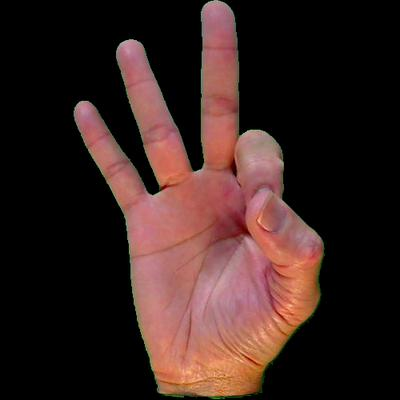
#> input picture Dataset/test/9/01.jpeg, 400 x 400 px, found by its file name
$ jupyter execute --allow-errors HandGesture.ipynb
#> lines starting #> are read from the running program, lines starting #| are printed output that depends on the picture; after the words box and inside, x2 and y2 are one past the last pixel; in counts of white or black regions, pixels touching at a corner belong together
[cell 1]
import cv2
import numpy as np
import matplotlib.pyplot as plt
import glob
from skimage import feature
import pickle
from sklearn.preprocessing import LabelEncoder
from sklearn.metrics import classification_report, accuracy_score
from sklearn.model_selection import train_test_split
from sklearn.neighbors import KNeighborsClassifier

[cell 2]
def _subImage(image1, string1, image2, string2):
    fix, axs = plt.subplots(1, 2, figsize=(12, 6))
    axs[0].imshow(image1, cmap='gray')
    axs[0].axis('off')
    axs[0].set_title(string1)
    axs[1].imshow(image2, cmap='gray')
    axs[1].axis('off')
    axs[1].set_title(string2)
    plt.show()

[cell 3]
img_path = r'./Dataset/train/9/01.jpeg'
test_image = cv2.imread(img_path, cv2.IMREAD_GRAYSCALE)
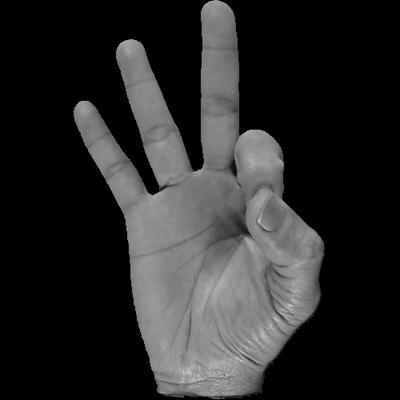
#> test_image: shape (400, 400); min 0, max 209, mean 41.2
test_image = cv2.GaussianBlur(test_image, (5,5), 0)
test_image1 = cv2.Canny(test_image, 50, 150)
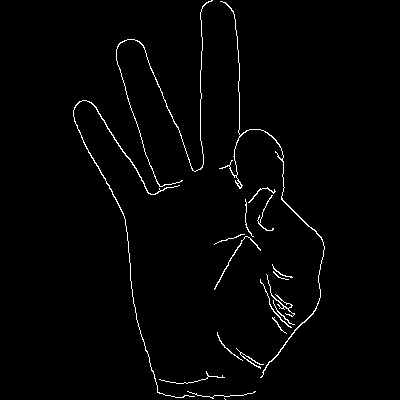
#> test_image1: shape (400, 400); 1.7% white in thin lines or dots, all inside (x1, y1, x2, y2) = (73, 0, 325, 400)
test_image2 = cv2.Canny(test_image, 70, 210)
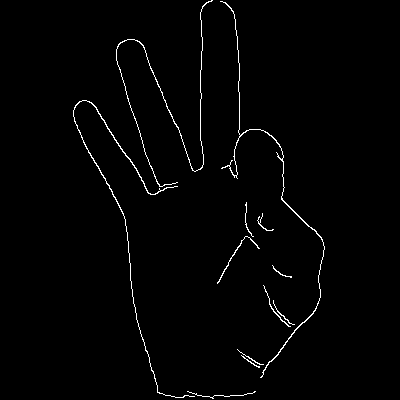
#> test_image2: shape (400, 400); 1.4% white in thin lines or dots, all inside (x1, y1, x2, y2) = (73, 0, 325, 399)
_subImage(test_image1, "Threshold 1", test_image2, "Threshold 2")
#> in _subImage, `plt.show()`:
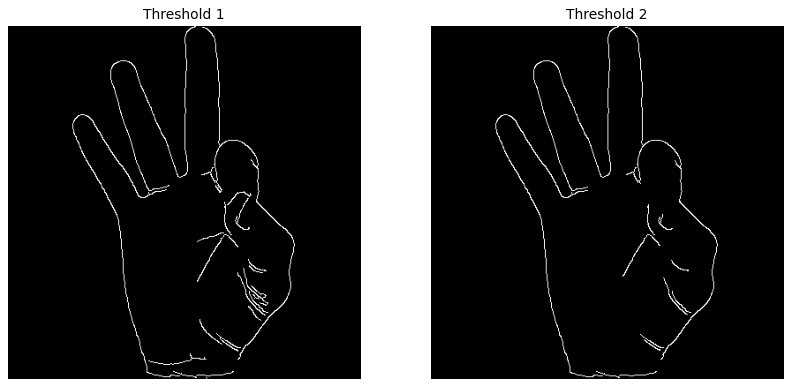
#> figure drawn by matplotlib, 2 panels

Rõ ràng là sau khi dịch chuyển độ lớn của ngưỡng Low-High Threshold thì đường biên của tay đã được cải thiện hơn, loại bỏ được nhiều nhiều nhiễu hơn giảm thiểu được các đường biên ngắn. Tuy nhiên cũng sẽ mất điên một số đường biên quan trọng của tay

[cell 4]
test_image.shape
#> Out = (400, 400)

[cell 5]
H, hog_image = feature.hog(test_image1, orientations=9, pixels_per_cell=(10, 10),
            cells_per_block=(2, 2), transform_sqrt=True, block_norm="L2", visualize=True)
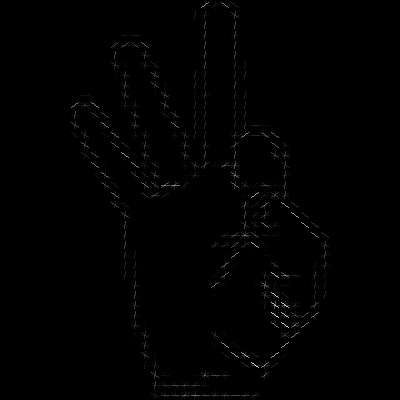
#> hog_image: shape (400, 400) float64; min 0, max 11.43, mean 0.0574; drawn with min black and max white
# hog_image = hog_image.astype("uint32")
print(H)
#> (printed output is left out)
print(H.shape)
#| (54756,)
_subImage(test_image1, "Edge Detection", hog_image, "Histogram of Orient Gradient")
plt.imshow(hog_image, cmap='gray')
plt.axis('off')
plt.show()

$ run again, with Dataset/test/9/03.jpeg copied over Dataset/test/9/01.jpeg
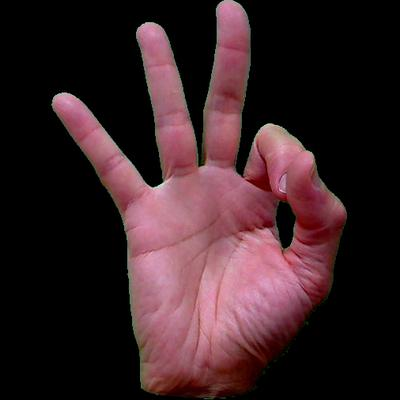
#> input picture Dataset/test/9/03.jpeg, 400 x 400 px, found by its file name
#> `test_image1 = cv2.Canny(test_image, 50, 150)`:
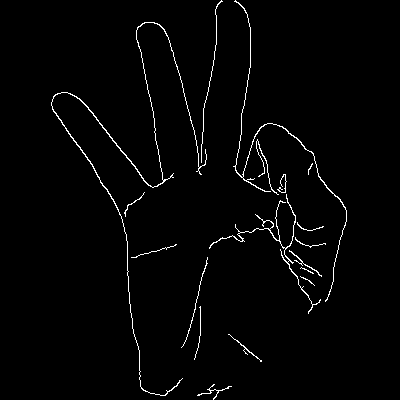
#> test_image1: shape (400, 400); 1.8% white in thin lines or dots, all inside (x1, y1, x2, y2) = (51, 0, 347, 400)
#> test_image2: shape (400, 400); 1.4% white in thin lines or dots, all inside (x1, y1, x2, y2) = (51, 0, 347, 396)
#> `H, hog_image = feature.hog(test_image1, orientations=9, pixels_per_cel..`:
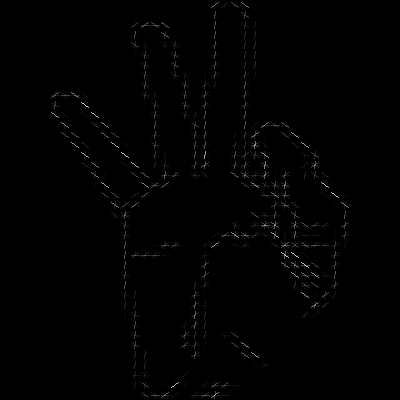
#> hog_image: shape (400, 400) float64; min 0, max 9.81, mean 0.0619; drawn with min black and max white
#> (printed output is left out)
#| (54756,)

$ run again, with Dataset/test/9/04.jpeg copied over Dataset/test/9/01.jpeg
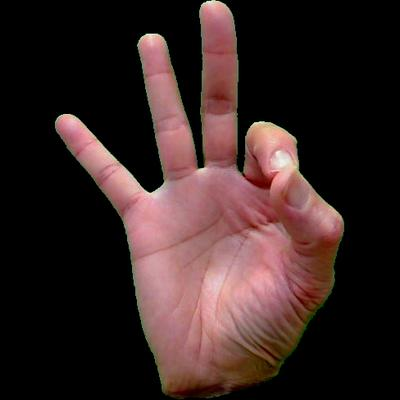
#> input picture Dataset/test/9/04.jpeg, 400 x 400 px, found by its file name
#> `test_image1 = cv2.Canny(test_image, 50, 150)`:
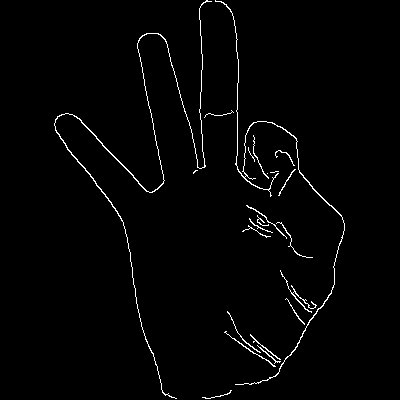
#> test_image1: shape (400, 400); 1.7% white in thin lines or dots, all inside (x1, y1, x2, y2) = (54, 0, 345, 399)
#> test_image2: shape (400, 400); 1.3% white in thin lines or dots, all inside (x1, y1, x2, y2) = (54, 0, 345, 398)
#> `H, hog_image = feature.hog(test_image1, orientations=9, pixels_per_cel..`:
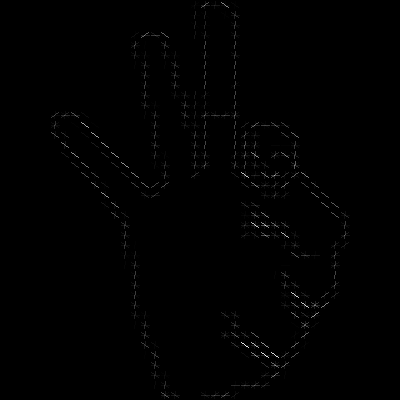
#> hog_image: shape (400, 400) float64; min 0, max 12.14, mean 0.0588; drawn with min black and max white
#> (printed output is left out)
#| (54756,)
